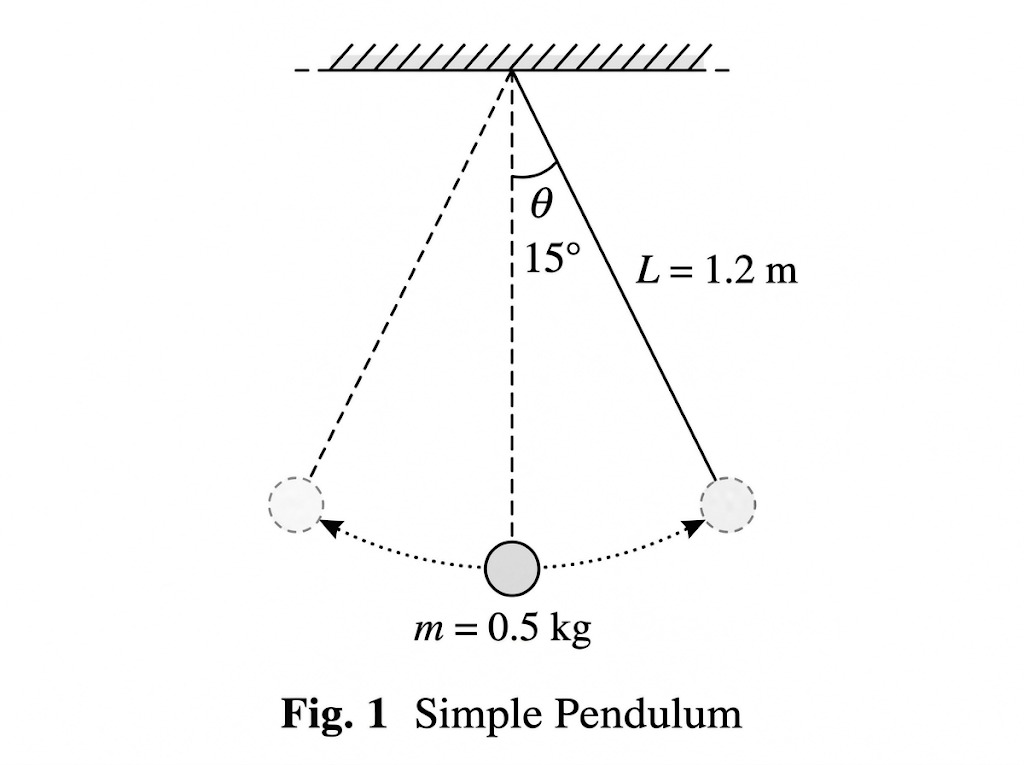
#> input picture backend/tests/mechanics/assets/user-pendulum.png, 1024 x 765 px; its folder holds only this picture in this run
$ python -i ocr_regions.py   (imports and definitions only)
#> lines starting #> are read from the running program, lines starting #| are printed output that depends on the picture; after the words box and inside, x2 and y2 are one past the last pixel; in counts of white or black regions, pixels touching at a corner belong together
#> further down, picture is the input picture: shape (765, 1024, 3); mean B, G, R 249.9, 249.9, 249.9
"""Shared native text proposals, component anchors and bounded crop recognition."""

import logging
import math
import time

import cv2
import numpy as np

from .matching import center, search_windows
from .value_tokens import parse_value

log = logging.getLogger("circuit_sim.ocr")


# [10 lines left out: function failure, not called in this run]


def clean_strokes(image):
    """Remove long straight strokes at their measured angles, preserving small glyphs."""
    gray = cv2.cvtColor(image, cv2.COLOR_BGR2GRAY) if image.ndim == 3 else image
    ink = np.uint8(gray < 180) * 255
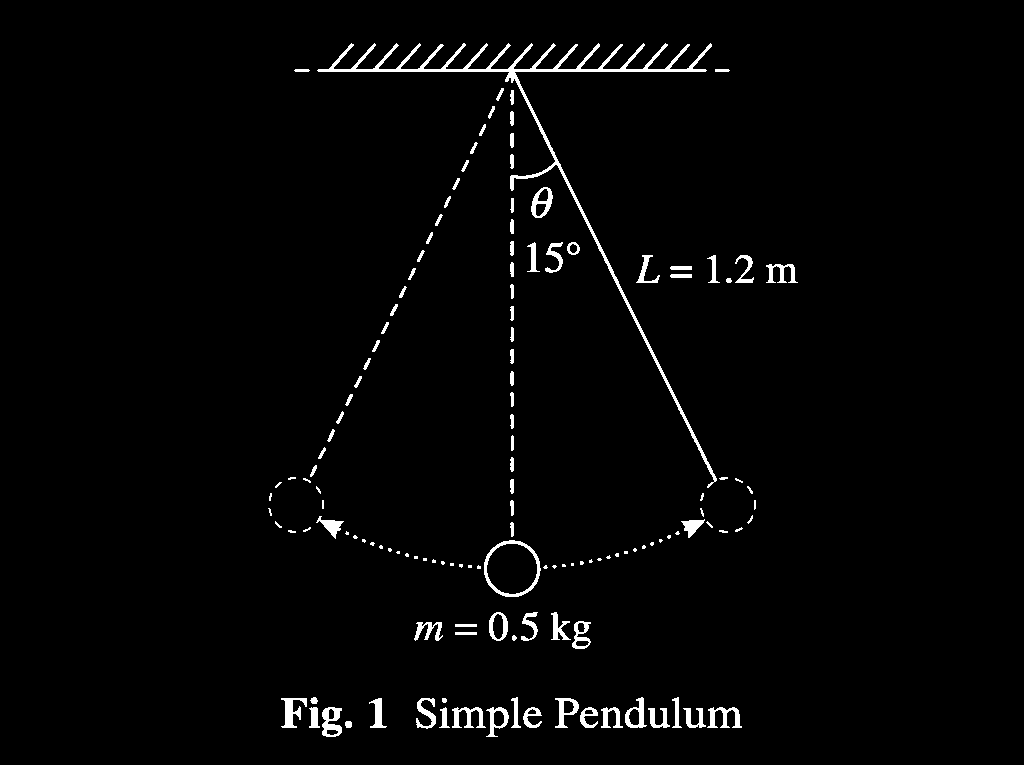
#> ink: shape (765, 1024); 2.1% white; 140 white regions (48 under 20 px), largest, box (x1, y1, x2, y2) and area: (317, 43, 717, 488) 4802, (484, 540, 541, 597) 577, (322, 707, 342, 737) 376
    minimum = max(70, min(120, min(gray.shape) * 0.12))
#> minimum = 91.8
    lines = cv2.HoughLinesP(
        ink, 1, np.pi / 360, threshold=25, minLineLength=int(minimum), maxLineGap=4
    )
#> lines = [[509, 67, 715, 481], [318, 71, 705, 71], [317, 70, 706, 70], [510, 66, 716, 480], [318, 69, 705, 69], [514, 72, 716, 478], [514, 76, 715, 479]]
    mask = np.zeros_like(gray)
    if lines is not None:
        for a, b, c, d in np.asarray(lines).reshape(-1, 4):
            # Only paint the thin measured stroke, never its bounding rectangle.
            cv2.line(mask, (int(a), int(b)), (int(c), int(d)), 255, 2)
#> this loop made 7 passes
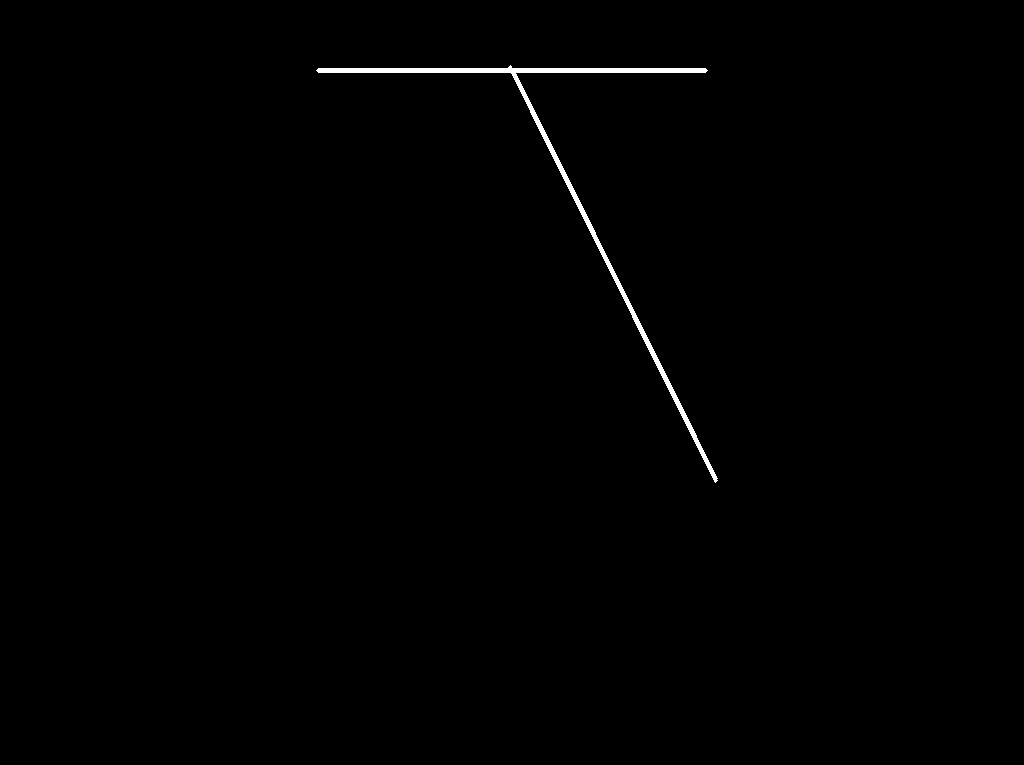
#> mask: shape (765, 1024); 0.53% white; 1 white region, box (x1, y1, x2, y2) and area: (316, 65, 718, 483) 4119
    output = gray.copy()
    output[mask > 0] = 255
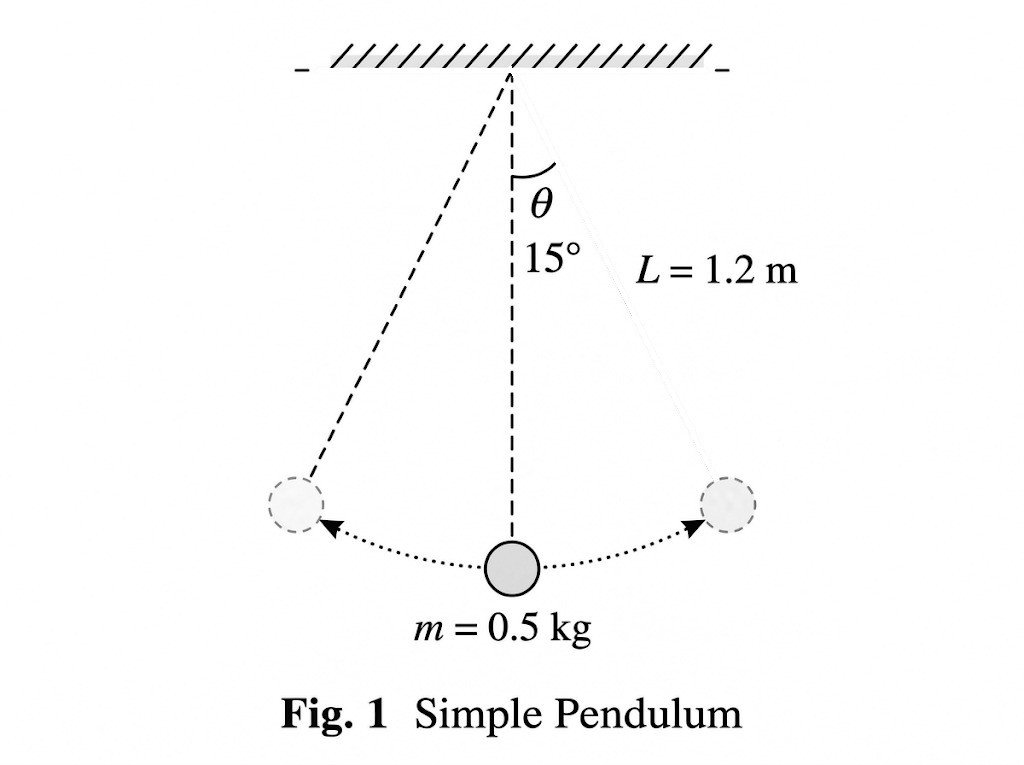
#> output: shape (765, 1024); min 0, max 255, mean 250.7
    return cv2.cvtColor(output, cv2.COLOR_GRAY2BGR), mask


# [29 lines left out: function anchored_regions, not called in this run]


def area(box):
    return (box[2] - box[0]) * (box[3] - box[1])


def intersection(a, b):
    return max(0, min(a[2], b[2]) - max(a[0], b[0])) * max(0, min(a[3], b[3]) - max(a[1], b[1]))


# [188 lines left out: functions quality, unit_glyph_hint, merge_readings, crop_variants, paragraph_text, not called in this run]

>>> import cv2
>>> picture = cv2.imread('../tests/mechanics/assets/user-pendulum.png')
>>> result = clean_strokes(picture)
